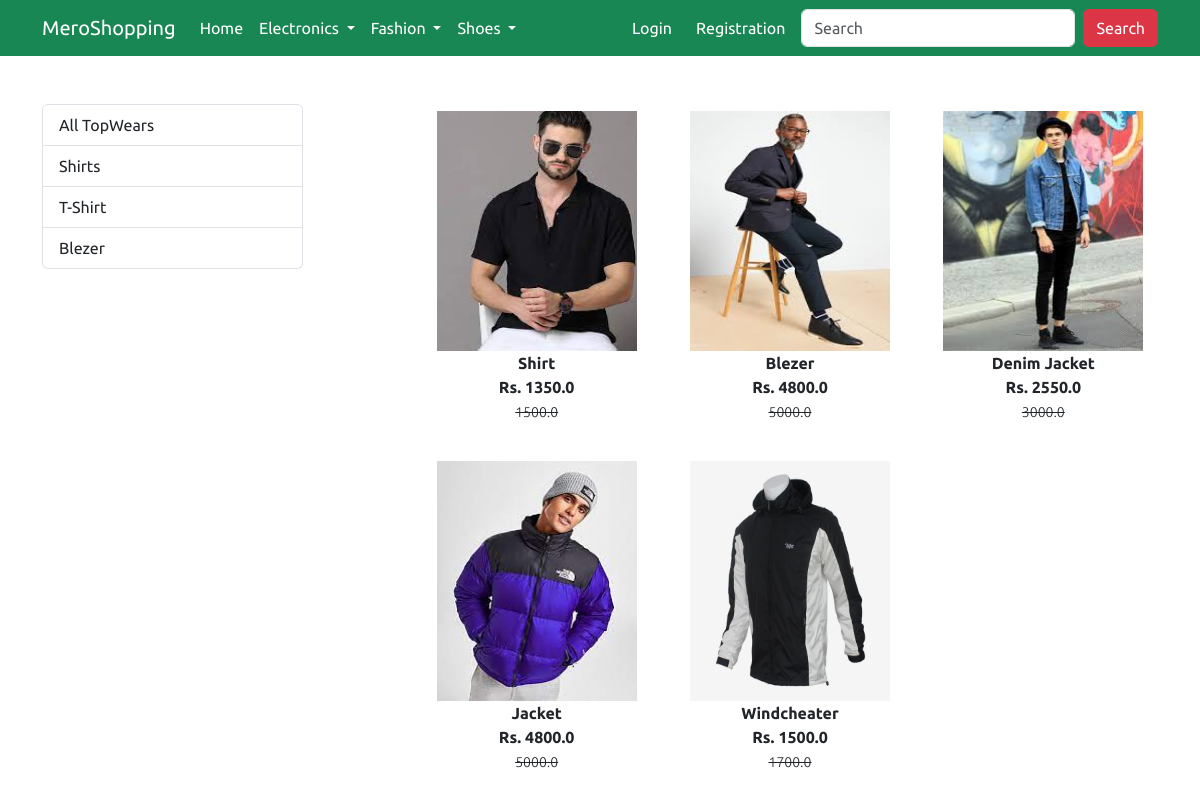
Screenshot of /topwear with the database file from the repository.
### app/models.py (models this page shows, shortened)
class Product(models.Model):
    title =models.CharField(max_length=100)
    selling_price = models.FloatField()
    discounted_price = models.FloatField()
    description =models.TextField()
    brand = models.CharField(max_length=100)
    category = models.CharField(choices=CATEGORY_CHOICES, max_length=2)
    product_image = models.ImageField(upload_to='productimg')

### app/views.py (the view)
# urls.py: path('topwear', views.topwear, name='topwear'),
def topwear(request, data=None):
    count = ''
    if request.user.is_authenticated:
        count = Cart.objects.filter(user=request.user).count()
    if data == None:
        twdata = Product.objects.filter(category='TW')
    else:
        try:
            twdata = Product.objects.filter(category='TW').filter(brand=data)
        except:
            twdata = Product.objects.filter(category='TW')
    return render(request, 'app/topwear.html', {'topwears':twdata, 'count':count})

### app/templates/app/topwear.html (shortened to what this page needs)
{% extends 'app/base.html' %}
{% load static %}
{% block main-content %}
<div class="container my-5">
 <div class="row">
  <div class="col-sm-3">
   <div class="list-group">
<a href="{% url 'topwear' %}" class="list-group-item list-group-item-action" aria-current='true'>All TopWears</a>
<a href="{% url 'twdata' 'Shirt'%}" class="list-group-item list-group-item-action" aria-current='true'>Shirts</a>
<a href="{% url 'twdata' 'T-shirt'%}" class="list-group-item list-group-item-action" aria-current='true'>T-Shirt</a>
<a href="{% url 'twdata' 'blezer'%}" class="list-group-item list-group-item-action" aria-current='true'>Blezer</a>
   </div>
  </div>
  <div class="col-sm-8 offset-sm-1">
    <div class="row">
{% for tw in topwears %}
        <div class="col-sm-4 text-center mb-4">
            <a href="{% url 'product-detail' tw.id%}" class="btn">
                <div class="item">
                    <img src="{{tw.product_image.url}}" alt="" height='240' width='200' class=''>
                    <div class="fw-bold">{{tw.title}}</div>
                    <div class="fw-bold">Rs. {{tw.discounted_price}}</div>
                    <small class="fw-light text-decoration-line-through">{{tw.selling_price}}</small>
                </div>
            </a>
        </div>
{% endfor %}
    </div>
  </div>
 </div>
</div>
{% endblock main-content %}

### app/static/app/css/style.css (style rules this page uses)
body { font-family: 'Ubuntu', sans-serif; }

### rows the page displays
Product: product_image (picture), title "Shirt", discounted_price "1350.0", selling_price "1500.0"
Product: product_image (picture), title "Blezer", discounted_price "4800.0", selling_price "5000.0"
Product: product_image (picture), title "Denim Jacket", discounted_price "2550.0", selling_price "3000.0"
Product: product_image (picture), title "Jacket", discounted_price "4800.0", selling_price "5000.0"
Product: product_image (picture), title "Windcheater", discounted_price "1500.0", selling_price "1700.0"
